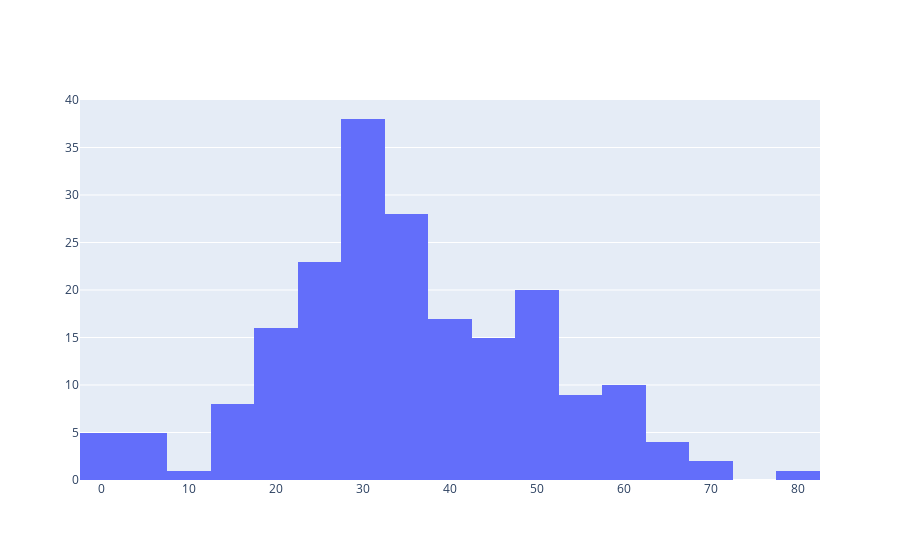

Write notebook code for a chart like this one.
### Code cell
trace=go.Histogram(x=final_data['Age'])
fig=go.Figure(data=[trace])
iplot(fig)

### Figure 1 — Plotly figure (JSON) as saved in the notebook; plotly's stock layout.template omitted (floating-point values rounded to 4 significant figures; data arrays with more than 128 entries replaced by an {"elided": "..."} marker saying what was removed)
{"data": [{"type": "histogram", "x": {"elided": "202 float values"}}], "layout": {"autosize": true, "xaxis": {"autorange": true, "range": [-2.5, 82.5], "type": "linear"}, "yaxis": {"autorange": true, "range": [0, 40]}}}
